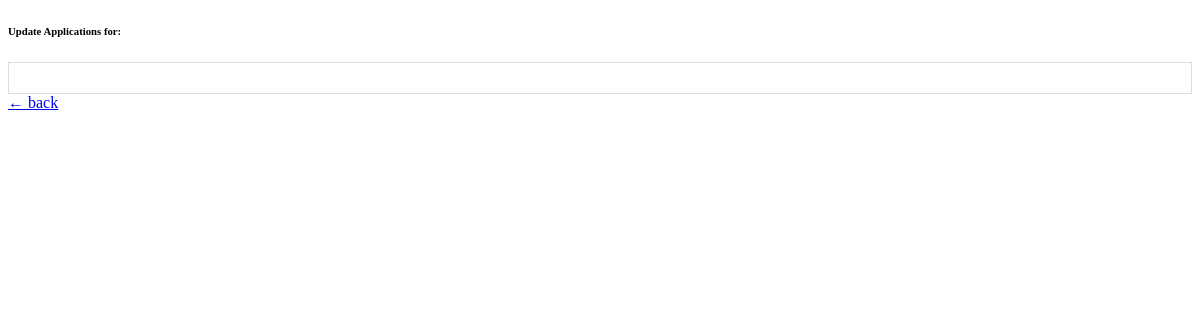
Page /company/view_applicants/3/5 on the earlier database version.
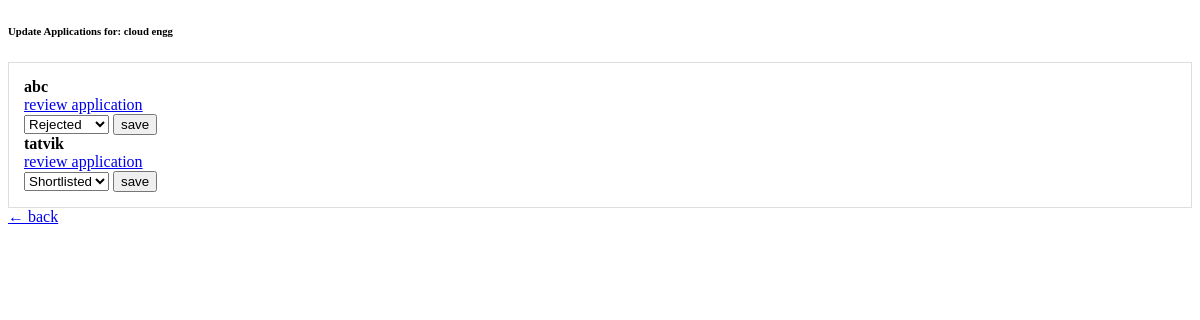
Same page on the later database version.
### model.py (models this page shows)
class PlacementDrive(db.Model):
    __tablename__='placement_drives'
    id=db.Column(db.Integer,primary_key=True)
    company_id=db.Column(db.Integer,db.ForeignKey('company_profiles.id'),nullable=False)
    job_title=db.Column(db.String(100),nullable=False)
    job_description=db.Column(db.Text,nullable=False)
    eligibility=db.Column(db.Text)
    deadline=db.Column(db.DateTime,nullable=False)
    salary_range=db.Column(db.String(50))
    status=db.Column(db.String(20),default='Pending')
    applications=db.relationship('Application',backref='drive',lazy=True)

class Application(db.Model):
    __tablename__='applications'
    id=db.Column(db.Integer,primary_key=True)
    student_id=db.Column(db.Integer,db.ForeignKey('student_profiles.id'),nullable=False)
    drive_id=db.Column(db.Integer,db.ForeignKey('placement_drives.id'),nullable=False)
    date_applied=db.Column(db.DateTime,default=datetime.now)
    status=db.Column(db.String(20),default='Applied')
    __table_args__=(
        db.UniqueConstraint('student_id','drive_id',name='_student_drive_uc'),
    )

class StudentProfile(db.Model):
    __tablename__='student_profiles'
    id=db.Column(db.Integer,primary_key=True)
    user_id=db.Column(db.Integer,db.ForeignKey('users.id'),nullable=False)
    full_name=db.Column(db.String(100),nullable=False)
    contact=db.Column(db.String(20))
    education=db.Column(db.Text)
    skills=db.Column(db.Text)
    resume_path=db.Column(db.String(200))
    applications=db.relationship('Application',backref='student',lazy=True)

### app.py (the view)
@app.route('/company/view_applicants/<int:drive_id>/<int:user_id>')
def view_applicants(drive_id,user_id):
    drive=PlacementDrive.query.get(drive_id)
    return render_template('view_applicants.html',drive=drive,user_id=user_id)

### templates/view_applicants.html (shortened to what this page needs)
<!DOCTYPE html>
<html>
<body class="container mt-4">
    <h6>Update Applications for: {{ drive.job_title }}</h6>
<div style="border: 1px solid #ddd; padding: 15px;">
    {% for app in drive.applications %}
    <div class="d-flex justify-content-between border-bottom p-2 align-items-center">
        <div>
            <strong>{{ app.student.full_name }}</strong>
            <br>
            <a href="/application/view/{{ app.id }}/{{ user_id }}" class="btn btn-sm btn-link p-0">
                review application
            </a>
        </div>
        <form action="/company/update_status/{{ app.id }}/{{ user_id }}" method="POST" class="d-flex">
            <select name="new_status" class="form-select form-select-sm me-2">
                <option value="Shortlisted" {% if app.status == 'Shortlisted' %}selected{% endif %}>Shortlisted</option>
                <option value="Rejected" {% if app.status == 'Rejected' %}selected{% endif %}>Rejected</option>
            </select>
            <button type="submit" class="btn btn-sm btn-success">save</button>
        </form>
    </div>
    {% endfor %}
</div>
    <a href="/company/dashboard/{{ user_id }}" class="mt-3 d-block text-decoration-none">← back</a>
</body>
</html>

Differences in the rows shown:
added PlacementDrive: job_title "cloud engg"
added Application: student.full_name "abc", new_status "Rejected"
added Application: student.full_name "tatvik", new_status "Shortlisted"
